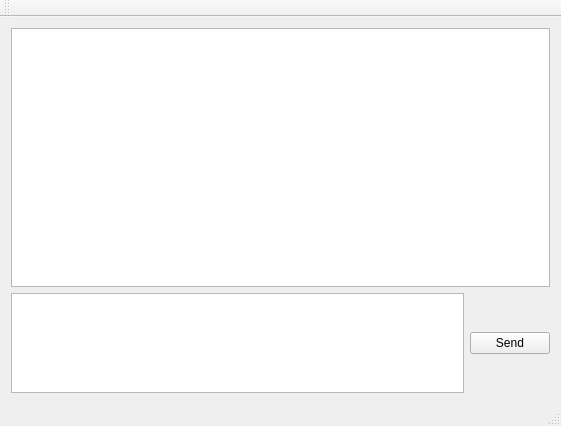
<?xml version="1.0" encoding="UTF-8"?>
<ui version="4.0">
 <class>MainWindow</class>
 <widget class="QMainWindow" name="MainWindow">
  <property name="geometry">
   <rect>
    <x>0</x>
    <y>0</y>
    <width>561</width>
    <height>426</height>
   </rect>
  </property>
  <property name="windowTitle">
   <string>MainWindow</string>
  </property>
  <widget class="QWidget" name="centralWidget">
   <layout class="QGridLayout" name="gridLayout">
    <item row="0" column="0" colspan="2">
     <widget class="QTextBrowser" name="ChatBrowser">
      <property name="font">
       <font>
        <family>標楷體</family>
        <pointsize>12</pointsize>
       </font>
      </property>
     </widget>
    </item>
    <item row="1" column="0">
     <widget class="QTextEdit" name="ChatEdit">
      <property name="minimumSize">
       <size>
        <width>0</width>
        <height>30</height>
       </size>
      </property>
      <property name="maximumSize">
       <size>
        <width>16777215</width>
        <height>100</height>
       </size>
      </property>
      <property name="font">
       <font>
        <family>標楷體</family>
        <pointsize>12</pointsize>
       </font>
      </property>
     </widget>
    </item>
    <item row="1" column="1">
     <widget class="QPushButton" name="SendButton">
      <property name="text">
       <string>Send</string>
      </property>
     </widget>
    </item>
   </layout>
  </widget>
  <widget class="QMenuBar" name="menuBar">
   <property name="geometry">
    <rect>
     <x>0</x>
     <y>0</y>
     <width>561</width>
     <height>22</height>
    </rect>
   </property>
  </widget>
  <widget class="QToolBar" name="mainToolBar">
   <attribute name="toolBarArea">
    <enum>TopToolBarArea</enum>
   </attribute>
   <attribute name="toolBarBreak">
    <bool>false</bool>
   </attribute>
  </widget>
  <widget class="QStatusBar" name="statusBar"/>
 </widget>
 <layoutdefault spacing="6" margin="11"/>
 <resources/>
 <connections/>
</ui>
